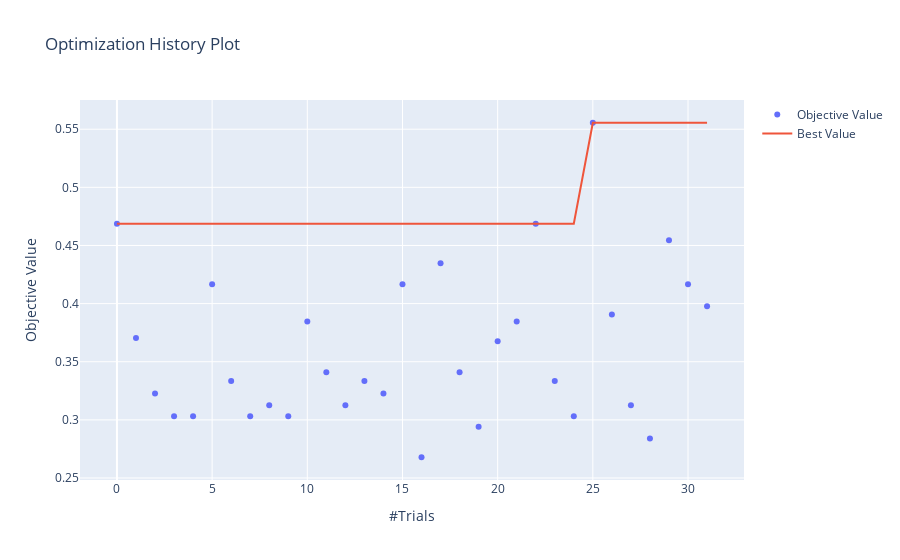

The notebook cell saved with this chart:
### Code cell
optuna.visualization.plot_optimization_history(study)

### Figure 1 — Plotly figure (JSON) as saved in the notebook; plotly's stock layout.template omitted (floating-point values rounded to 4 significant figures)
{"data": [{"mode": "markers", "name": "Objective Value", "type": "scatter", "x": [0, 1, 2, 3, 4, 5, 6, 7, 8, 9, 10, 11, 12, 13, 14, 15, 16, 17, 18, 19, 20, 21, 22, 23, 24, 25, 26, 27, 28, 29, 30, 31], "y": [0.4688, 0.3704, 0.3226, 0.303, 0.303, 0.4167, 0.3333, 0.303, 0.3125, 0.303, 0.3846, 0.3409, 0.3125, 0.3333, 0.3226, 0.4167, 0.2679, 0.4348, 0.3409, 0.2941, 0.3676, 0.3846, 0.4688, 0.3333, 0.303, 0.5556, 0.3906, 0.3125, 0.2841, 0.4545, 0.4167, 0.3977]}, {"name": "Best Value", "type": "scatter", "x": [0, 1, 2, 3, 4, 5, 6, 7, 8, 9, 10, 11, 12, 13, 14, 15, 16, 17, 18, 19, 20, 21, 22, 23, 24, 25, 26, 27, 28, 29, 30, 31], "y": [0.4688, 0.4688, 0.4688, 0.4688, 0.4688, 0.4688, 0.4688, 0.4688, 0.4688, 0.4688, 0.4688, 0.4688, 0.4688, 0.4688, 0.4688, 0.4688, 0.4688, 0.4688, 0.4688, 0.4688, 0.4688, 0.4688, 0.4688, 0.4688, 0.4688, 0.5556, 0.5556, 0.5556, 0.5556, 0.5556, 0.5556, 0.5556]}], "layout": {"title": {"text": "Optimization History Plot"}, "xaxis": {"title": {"text": "#Trials"}}, "yaxis": {"title": {"text": "Objective Value"}}}}
